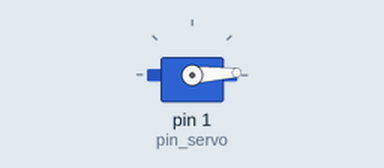
This sketch was run on a simulated Arduino Uno, built with avr-gcc and run on an emulated ATmega328P. Parts: servo.

Above: at 0.05 s.
At 1.75 s:
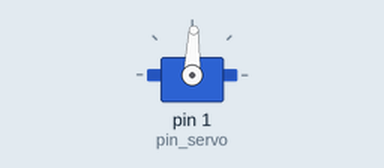
At 3.45 s:
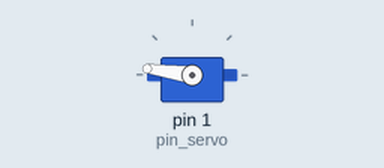
At 6.9 s:
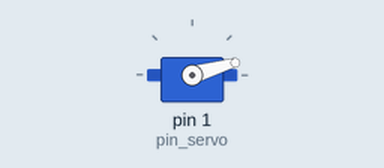
Timing chart, 0 to 9.4 s (numbered marks = the images above):
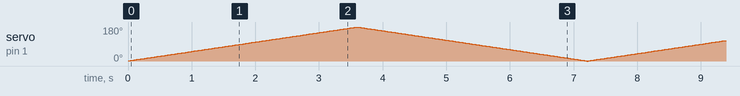

The sketch:

servo_sweep.ino
```cpp
/*
 * Servo sweep from 0 to 180 degree.
 * Sweeps a servo from 0 to 180 degrees and back
 * slowly slowly.
 */
#include <Servo.h>

const int pin_servo = 1;
Servo servo;
int angel = 0;
int speeed = 1;

void setup() {
  // put your setup code here, to run once:
  servo.attach(pin_servo);
}

void loop() {
  // put your main code here, to run repeatedly:
  angel += speeed;
  if (angel >= 180){
    angel = 180;
    speeed *= -1;
  }
  else if (angel <= 0){
    angel = 0;
    speeed *= -1;
  }
  servo.write(angel);
  delay(20);
}
```
